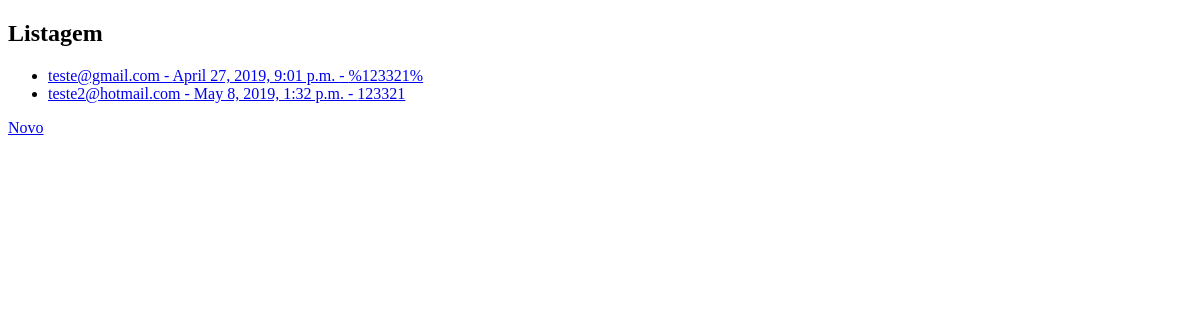
The page /listagem/ on the database as committed earlier.
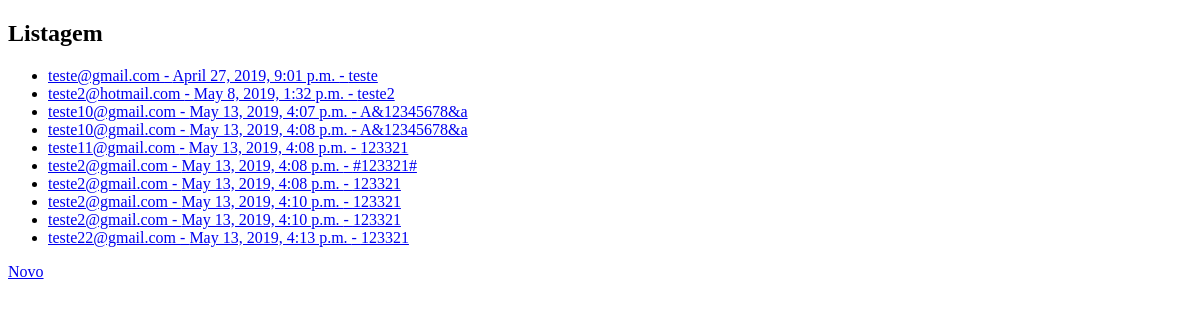
The same page on the database as committed later.
### myapp/models.py (models this page shows, shortened)
class Login(models.Model):
    email = models.EmailField(max_length=50, default="null")
    password = models.CharField(max_length=16, default="null")
    dataCriacao = models.DateTimeField(auto_now_add=True)

### myapp/views.py (the view)
# urls.py: path('listagem/', views.listagem, name='listagem'),
def listagem(request):
    data = {}
    data['contas'] = Login.objects.all()
    return render(request, 'myapp/listagem.html', data)

### myapp/templates/myapp/listagem.html (shortened to what this page needs)
<!DOCTYPE html>
<html lang="en">
<head>
</head>
<body>
    <h2>Listagem</h2>
    <ul>
    {% for conta in contas %}
        <li><a href="{% url 'atualizar_Login' conta.id %}">
            {{ conta.email }} - {{ conta.dataCriacao }} - {{ conta.password }}</a></li>
    {% endfor %}
    </ul>
    <a href="{% url 'novo_Login' %}">Novo</a>
</body>
</html>

Rows that differ between the two databases and show on the page:
changed Login "teste@gmail.com": password "%123321%" → "teste"
changed Login "teste2@hotmail.com": password "123321" → "teste2"
added Login: email "teste10@gmail.com", dataCriacao "May 13, 2019, 4:07 p.m.", password "A&12345678&a"
added Login: email "teste10@gmail.com", dataCriacao "May 13, 2019, 4:08 p.m.", password "A&12345678&a"
added Login: email "teste11@gmail.com", dataCriacao "May 13, 2019, 4:08 p.m.", password "123321"
added Login: email "teste2@gmail.com", dataCriacao "May 13, 2019, 4:08 p.m.", password "#123321#"
added Login: email "teste2@gmail.com", dataCriacao "May 13, 2019, 4:08 p.m.", password "123321"
added Login: email "teste2@gmail.com", dataCriacao "May 13, 2019, 4:10 p.m.", password "123321"
added Login: email "teste2@gmail.com", dataCriacao "May 13, 2019, 4:10 p.m.", password "123321"
added Login: email "teste22@gmail.com", dataCriacao "May 13, 2019, 4:13 p.m.", password "123321"
